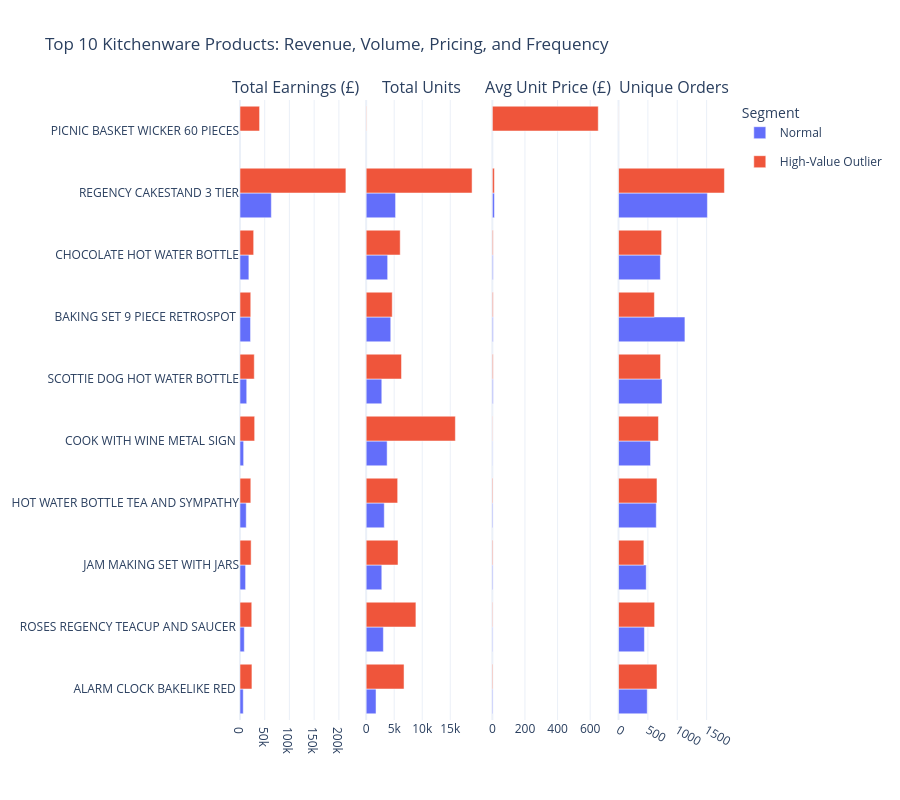

The notebook cell saved with this chart:
### Markdown cell above
<div style="border-radius:10px; padding: 20px; box-sizing: border-box; background-color: #c9fdb9; font-size:100%; border: 1px solid #ccc;">
     <h5><strong>Comments</strong></h5>
    

1. The price difference is negligible (less than 5% in most cases), and these items are "commodities" (low-cost basics like gliders and cake cases). When prices are that stable across segments, this means the business has a flat pricing strategy regardless of volume.

2. Interestingly, __WW2 Gliders Design__ has the highest orders but is not one of the top earning due to its low price. 
</div>

### Code cell
## Deeper Analysis into second most categroy Kitchenware

kitchen_df = df_segment[df_segment['Category'] == 'Kitchenware'].copy()

# 2. Group by product and segment
# Includes unique Invoice count to show how many times the product was 'ordered'
product_stats = kitchen_df.groupby(['Description', 'Segment']).agg(
    Total_Earnings=('TotalCost', 'sum'),
    Total_Units=('Quantity', 'sum'),
    Avg_Price=('UnitPrice', 'mean'),
    Order_Count=('Invoice', 'nunique')
).reset_index()

# Identify Top 10 products based on TOTAL EARNINGS
top_10_kitchen = product_stats.groupby('Description')['Total_Earnings'].sum().nlargest(10).index
plot_df = product_stats[product_stats['Description'].isin(top_10_kitchen)].copy()

# Sort by Total Earnings for the plot
sort_order = product_stats.groupby('Description')['Total_Earnings'].sum().sort_values(ascending=True).index
plot_df['Description'] = pd.Categorical(plot_df['Description'], categories=sort_order, ordered=True)
plot_df = plot_df.sort_values('Description')

# Create 4-Column Subplots
fig = make_subplots(
    rows=1, cols=4, 
    subplot_titles=("Total Earnings (£)", "Total Units", "Avg Unit Price (£)", "Unique Orders"),
    shared_yaxes=True, 
    horizontal_spacing=0.03
)

colors = {'Normal': '#636EFA', 'High-Value Outlier': '#EF553B'}

for segment in ['Normal', 'High-Value Outlier']:
    seg_data = plot_df[plot_df['Segment'] == segment]
    
    # Column 1: Earnings
    fig.add_trace(go.Bar(y=seg_data['Description'], x=seg_data['Total_Earnings'], 
                         name=segment, orientation='h', marker_color=colors[segment],
                         legendgroup=segment, showlegend=True), row=1, col=1)
    
    # Column 2: Units
    fig.add_trace(go.Bar(y=seg_data['Description'], x=seg_data['Total_Units'], 
                         orientation='h', marker_color=colors[segment],
                         legendgroup=segment, showlegend=False), row=1, col=2)
    
    # Column 3: Price
    fig.add_trace(go.Bar(y=seg_data['Description'], x=seg_data['Avg_Price'], 
                         orientation='h', marker_color=colors[segment],
                         legendgroup=segment, showlegend=False), row=1, col=3)
    
    # Column 4: Order Count
    fig.add_trace(go.Bar(y=seg_data['Description'], x=seg_data['Order_Count'], 
                         orientation='h', marker_color=colors[segment],
                         legendgroup=segment, showlegend=False), row=1, col=4)

fig.update_layout(
    title_text="Top 10 Kitchenware Products: Revenue, Volume, Pricing, and Frequency",
    barmode='group', 
    template='plotly_white', 
    height=800,
    legend=dict(title="Segment", x=1.02, y=1)
)

fig.show()

### Figure 1 — Plotly figure (JSON) as saved in the notebook; plotly's stock layout.template omitted (floating-point values rounded to 4 significant figures)
{"data": [{"legendgroup": "Normal", "marker": {"color": "#636EFA"}, "name": "Normal", "orientation": "h", "showlegend": true, "type": "bar", "x": [6571.0, 8681.0, 11320.0, 12610.0, 7361.0, 13600.0, 21320.0, 17950.0, 63400.0], "xaxis": "x", "y": ["ALARM CLOCK BAKELIKE RED ", "ROSES REGENCY TEACUP AND SAUCER ", "JAM MAKING SET WITH JARS", "HOT WATER BOTTLE TEA AND SYMPATHY", "COOK WITH WINE METAL SIGN ", "SCOTTIE DOG HOT WATER BOTTLE", "BAKING SET 9 PIECE RETROSPOT ", "CHOCOLATE HOT WATER BOTTLE", "REGENCY CAKESTAND 3 TIER"], "yaxis": "y"}, {"legendgroup": "Normal", "marker": {"color": "#636EFA"}, "orientation": "h", "showlegend": false, "type": "bar", "x": [1757, 3067, 2787, 3229, 3739, 2787, 4386, 3832, 5245], "xaxis": "x2", "y": ["ALARM CLOCK BAKELIKE RED ", "ROSES REGENCY TEACUP AND SAUCER ", "JAM MAKING SET WITH JARS", "HOT WATER BOTTLE TEA AND SYMPATHY", "COOK WITH WINE METAL SIGN ", "SCOTTIE DOG HOT WATER BOTTLE", "BAKING SET 9 PIECE RETROSPOT ", "CHOCOLATE HOT WATER BOTTLE", "REGENCY CAKESTAND 3 TIER"], "yaxis": "y2"}, {"legendgroup": "Normal", "marker": {"color": "#636EFA"}, "orientation": "h", "showlegend": false, "type": "bar", "x": [3.749, 2.92, 4.166, 4.036, 2.003, 4.941, 4.938, 4.901, 12.63], "xaxis": "x3", "y": ["ALARM CLOCK BAKELIKE RED ", "ROSES REGENCY TEACUP AND SAUCER ", "JAM MAKING SET WITH JARS", "HOT WATER BOTTLE TEA AND SYMPATHY", "COOK WITH WINE METAL SIGN ", "SCOTTIE DOG HOT WATER BOTTLE", "BAKING SET 9 PIECE RETROSPOT ", "CHOCOLATE HOT WATER BOTTLE", "REGENCY CAKESTAND 3 TIER"], "yaxis": "y3"}, {"legendgroup": "Normal", "marker": {"color": "#636EFA"}, "orientation": "h", "showlegend": false, "type": "bar", "x": [489, 441, 472, 643, 545, 741, 1131, 713, 1514], "xaxis": "x4", "y": ["ALARM CLOCK BAKELIKE RED ", "ROSES REGENCY TEACUP AND SAUCER ", "JAM MAKING SET WITH JARS", "HOT WATER BOTTLE TEA AND SYMPATHY", "COOK WITH WINE METAL SIGN ", "SCOTTIE DOG HOT WATER BOTTLE", "BAKING SET 9 PIECE RETROSPOT ", "CHOCOLATE HOT WATER BOTTLE", "REGENCY CAKESTAND 3 TIER"], "yaxis": "y4"}, {"legendgroup": "High-Value Outlier", "marker": {"color": "#EF553B"}, "name": "High-Value Outlier", "orientation": "h", "showlegend": true, "type": "bar", "x": [24130.0, 23790.0, 22520.0, 21870.0, 29670.0, 39620.0, 28860.0, 21760.0, 27650.0, 214300.0], "xaxis": "x", "y": ["ALARM CLOCK BAKELIKE RED ", "ROSES REGENCY TEACUP AND SAUCER ", "JAM MAKING SET WITH JARS", "HOT WATER BOTTLE TEA AND SYMPATHY", "COOK WITH WINE METAL SIGN ", "PICNIC BASKET WICKER 60 PIECES", "SCOTTIE DOG HOT WATER BOTTLE", "BAKING SET 9 PIECE RETROSPOT ", "CHOCOLATE HOT WATER BOTTLE", "REGENCY CAKESTAND 3 TIER"], "yaxis": "y"}, {"legendgroup": "High-Value Outlier", "marker": {"color": "#EF553B"}, "orientation": "h", "showlegend": false, "type": "bar", "x": [6755, 8872, 5678, 5619, 15913, 61, 6305, 4649, 6072, 18894], "xaxis": "x2", "y": ["ALARM CLOCK BAKELIKE RED ", "ROSES REGENCY TEACUP AND SAUCER ", "JAM MAKING SET WITH JARS", "HOT WATER BOTTLE TEA AND SYMPATHY", "COOK WITH WINE METAL SIGN ", "PICNIC BASKET WICKER 60 PIECES", "SCOTTIE DOG HOT WATER BOTTLE", "BAKING SET 9 PIECE RETROSPOT ", "CHOCOLATE HOT WATER BOTTLE", "REGENCY CAKESTAND 3 TIER"], "yaxis": "y2"}, {"legendgroup": "High-Value Outlier", "marker": {"color": "#EF553B"}, "orientation": "h", "showlegend": false, "type": "bar", "x": [3.77, 2.912, 4.188, 4.011, 1.957, 649.5, 4.844, 4.978, 4.857, 12.3], "xaxis": "x3", "y": ["ALARM CLOCK BAKELIKE RED ", "ROSES REGENCY TEACUP AND SAUCER ", "JAM MAKING SET WITH JARS", "HOT WATER BOTTLE TEA AND SYMPATHY", "COOK WITH WINE METAL SIGN ", "PICNIC BASKET WICKER 60 PIECES", "SCOTTIE DOG HOT WATER BOTTLE", "BAKING SET 9 PIECE RETROSPOT ", "CHOCOLATE HOT WATER BOTTLE", "REGENCY CAKESTAND 3 TIER"], "yaxis": "y3"}, {"legendgroup": "High-Value Outlier", "marker": {"color": "#EF553B"}, "orientation": "h", "showlegend": false, "type": "bar", "x": [655, 615, 432, 655, 680, 2, 716, 611, 734, 1804], "xaxis": "x4", "y": ["ALARM CLOCK BAKELIKE RED ", "ROSES REGENCY TEACUP AND SAUCER ", "JAM MAKING SET WITH JARS", "HOT WATER BOTTLE TEA AND SYMPATHY", "COOK WITH WINE METAL SIGN ", "PICNIC BASKET WICKER 60 PIECES", "SCOTTIE DOG HOT WATER BOTTLE", "BAKING SET 9 PIECE RETROSPOT ", "CHOCOLATE HOT WATER BOTTLE", "REGENCY CAKESTAND 3 TIER"], "yaxis": "y4"}], "layout": {"annotations": [{"font": {"size": 16}, "showarrow": false, "text": "Total Earnings (£)", "x": 0.1138, "xanchor": "center", "xref": "paper", "y": 1, "yanchor": "bottom", "yref": "paper"}, {"font": {"size": 16}, "showarrow": false, "text": "Total Units", "x": 0.3712, "xanchor": "center", "xref": "paper", "y": 1, "yanchor": "bottom", "yref": "paper"}, {"font": {"size": 16}, "showarrow": false, "text": "Avg Unit Price (£)", "x": 0.6288, "xanchor": "center", "xref": "paper", "y": 1, "yanchor": "bottom", "yref": "paper"}, {"font": {"size": 16}, "showarrow": false, "text": "Unique Orders", "x": 0.8862, "xanchor": "center", "xref": "paper", "y": 1, "yanchor": "bottom", "yref": "paper"}], "barmode": "group", "height": 800, "legend": {"title": {"text": "Segment"}, "x": 1.02, "y": 1}, "title": {"text": "Top 10 Kitchenware Products: Revenue, Volume, Pricing, and Frequency"}, "xaxis": {"anchor": "y", "domain": [0, 0.2275]}, "xaxis2": {"anchor": "y2", "domain": [0.2575, 0.485]}, "xaxis3": {"anchor": "y3", "domain": [0.515, 0.7425]}, "xaxis4": {"anchor": "y4", "domain": [0.7725, 1]}, "yaxis": {"anchor": "x", "domain": [0, 1]}, "yaxis2": {"anchor": "x2", "domain": [0, 1], "matches": "y", "showticklabels": false}, "yaxis3": {"anchor": "x3", "domain": [0, 1], "matches": "y", "showticklabels": false}, "yaxis4": {"anchor": "x4", "domain": [0, 1], "matches": "y", "showticklabels": false}}}
